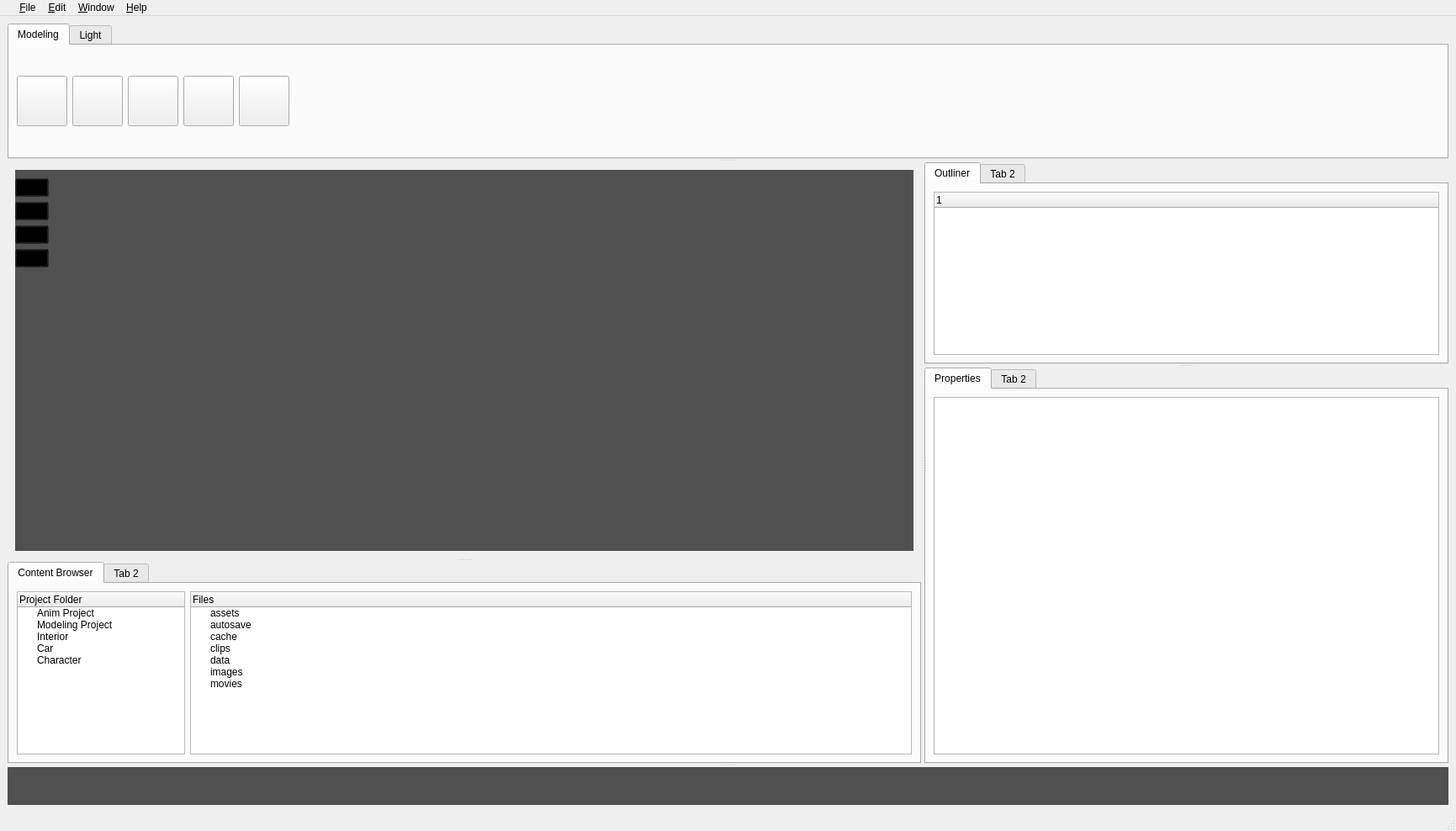
<?xml version="1.0" encoding="UTF-8"?>
<ui version="4.0">
 <class>VulkanWidget</class>
 <widget class="QMainWindow" name="VulkanWidget">
  <property name="geometry">
   <rect>
    <x>0</x>
    <y>0</y>
    <width>1731</width>
    <height>988</height>
   </rect>
  </property>
  <property name="windowTitle">
   <string>MainWindow</string>
  </property>
  <widget class="QWidget" name="centralwidget">
   <layout class="QVBoxLayout" name="verticalLayout">
    <item>
     <widget class="QSplitter" name="splitter_5">
      <property name="orientation">
       <enum>Qt::Orientation::Vertical</enum>
      </property>
      <widget class="QSplitter" name="splitter_4">
       <property name="orientation">
        <enum>Qt::Orientation::Vertical</enum>
       </property>
       <widget class="QTabWidget" name="tabWidget_3">
        <property name="sizePolicy">
         <sizepolicy hsizetype="Expanding" vsizetype="Expanding">
          <horstretch>0</horstretch>
          <verstretch>0</verstretch>
         </sizepolicy>
        </property>
        <property name="currentIndex">
         <number>0</number>
        </property>
        <widget class="QWidget" name="tab_5">
         <attribute name="title">
          <string>Modeling</string>
         </attribute>
         <layout class="QHBoxLayout" name="horizontalLayout_2">
          <item>
           <widget class="QPushButton" name="cubeButton">
            <property name="sizePolicy">
             <sizepolicy hsizetype="Fixed" vsizetype="Fixed">
              <horstretch>0</horstretch>
              <verstretch>0</verstretch>
             </sizepolicy>
            </property>
            <property name="minimumSize">
             <size>
              <width>60</width>
              <height>60</height>
             </size>
            </property>
            <property name="maximumSize">
             <size>
              <width>60</width>
              <height>60</height>
             </size>
            </property>
            <property name="text">
             <string/>
            </property>
            <property name="icon">
             <iconset resource="resources.qrc">
              <normaloff>:/icons/cube_icon.png</normaloff>:/icons/cube_icon.png</iconset>
            </property>
            <property name="iconSize">
             <size>
              <width>80</width>
              <height>80</height>
             </size>
            </property>
           </widget>
          </item>
          <item>
           <widget class="QPushButton" name="sphereButton">
            <property name="sizePolicy">
             <sizepolicy hsizetype="Fixed" vsizetype="Fixed">
              <horstretch>0</horstretch>
              <verstretch>0</verstretch>
             </sizepolicy>
            </property>
            <property name="minimumSize">
             <size>
              <width>60</width>
              <height>60</height>
             </size>
            </property>
            <property name="maximumSize">
             <size>
              <width>60</width>
              <height>60</height>
             </size>
            </property>
            <property name="text">
             <string/>
            </property>
            <property name="icon">
             <iconset resource="resources.qrc">
              <normaloff>:/icons/sphere_icon.png</normaloff>:/icons/sphere_icon.png</iconset>
            </property>
            <property name="iconSize">
             <size>
              <width>70</width>
              <height>70</height>
             </size>
            </property>
           </widget>
          </item>
          <item>
           <widget class="QPushButton" name="cylinderButton">
            <property name="sizePolicy">
             <sizepolicy hsizetype="Fixed" vsizetype="Fixed">
              <horstretch>0</horstretch>
              <verstretch>0</verstretch>
             </sizepolicy>
            </property>
            <property name="minimumSize">
             <size>
              <width>60</width>
              <height>60</height>
             </size>
            </property>
            <property name="maximumSize">
             <size>
              <width>60</width>
              <height>60</height>
             </size>
            </property>
            <property name="text">
             <string/>
            </property>
            <property name="icon">
             <iconset resource="resources.qrc">
              <normaloff>:/icons/cylinder_icon.png</normaloff>:/icons/cylinder_icon.png</iconset>
            </property>
            <property name="iconSize">
             <size>
              <width>70</width>
              <height>70</height>
             </size>
            </property>
           </widget>
          </item>
          <item>
           <widget class="QPushButton" name="pyramidButton">
            <property name="sizePolicy">
             <sizepolicy hsizetype="Fixed" vsizetype="Fixed">
              <horstretch>0</horstretch>
              <verstretch>0</verstretch>
             </sizepolicy>
            </property>
            <property name="minimumSize">
             <size>
              <width>60</width>
              <height>60</height>
             </size>
            </property>
            <property name="maximumSize">
             <size>
              <width>60</width>
              <height>60</height>
             </size>
            </property>
            <property name="text">
             <string/>
            </property>
            <property name="icon">
             <iconset resource="resources.qrc">
              <normaloff>:/icons/pyramid_icon.png</normaloff>:/icons/pyramid_icon.png</iconset>
            </property>
            <property name="iconSize">
             <size>
              <width>60</width>
              <height>60</height>
             </size>
            </property>
           </widget>
          </item>
          <item>
           <widget class="QPushButton" name="clearButton">
            <property name="sizePolicy">
             <sizepolicy hsizetype="Fixed" vsizetype="Fixed">
              <horstretch>0</horstretch>
              <verstretch>0</verstretch>
             </sizepolicy>
            </property>
            <property name="minimumSize">
             <size>
              <width>60</width>
              <height>60</height>
             </size>
            </property>
            <property name="maximumSize">
             <size>
              <width>60</width>
              <height>60</height>
             </size>
            </property>
            <property name="text">
             <string/>
            </property>
            <property name="icon">
             <iconset resource="resources.qrc">
              <normaloff>:/icons/clear_icon.png</normaloff>:/icons/clear_icon.png</iconset>
            </property>
            <property name="iconSize">
             <size>
              <width>90</width>
              <height>90</height>
             </size>
            </property>
           </widget>
          </item>
          <item>
           <spacer name="horizontalSpacer">
            <property name="orientation">
             <enum>Qt::Orientation::Horizontal</enum>
            </property>
            <property name="sizeHint" stdset="0">
             <size>
              <width>40</width>
              <height>20</height>
             </size>
            </property>
           </spacer>
          </item>
         </layout>
        </widget>
        <widget class="QWidget" name="tab_6">
         <attribute name="title">
          <string>Light</string>
         </attribute>
         <layout class="QHBoxLayout" name="horizontalLayout_3">
          <item>
           <widget class="QPushButton" name="LB1_2">
            <property name="sizePolicy">
             <sizepolicy hsizetype="Fixed" vsizetype="Fixed">
              <horstretch>0</horstretch>
              <verstretch>0</verstretch>
             </sizepolicy>
            </property>
            <property name="minimumSize">
             <size>
              <width>60</width>
              <height>60</height>
             </size>
            </property>
            <property name="maximumSize">
             <size>
              <width>60</width>
              <height>60</height>
             </size>
            </property>
            <property name="text">
             <string/>
            </property>
            <property name="icon">
             <iconset resource="resources.qrc">
              <normaloff>:/icons/cube_icon.png</normaloff>:/icons/cube_icon.png</iconset>
            </property>
            <property name="iconSize">
             <size>
              <width>80</width>
              <height>80</height>
             </size>
            </property>
           </widget>
          </item>
          <item>
           <widget class="QPushButton" name="LB1_5">
            <property name="sizePolicy">
             <sizepolicy hsizetype="Fixed" vsizetype="Fixed">
              <horstretch>0</horstretch>
              <verstretch>0</verstretch>
             </sizepolicy>
            </property>
            <property name="minimumSize">
             <size>
              <width>60</width>
              <height>60</height>
             </size>
            </property>
            <property name="maximumSize">
             <size>
              <width>60</width>
              <height>60</height>
             </size>
            </property>
            <property name="text">
             <string/>
            </property>
            <property name="icon">
             <iconset resource="resources.qrc">
              <normaloff>:/icons/sphere_icon.png</normaloff>:/icons/sphere_icon.png</iconset>
            </property>
            <property name="iconSize">
             <size>
              <width>70</width>
              <height>70</height>
             </size>
            </property>
           </widget>
          </item>
          <item>
           <widget class="QPushButton" name="LB1_3">
            <property name="sizePolicy">
             <sizepolicy hsizetype="Fixed" vsizetype="Fixed">
              <horstretch>0</horstretch>
              <verstretch>0</verstretch>
             </sizepolicy>
            </property>
            <property name="minimumSize">
             <size>
              <width>60</width>
              <height>60</height>
             </size>
            </property>
            <property name="maximumSize">
             <size>
              <width>60</width>
              <height>60</height>
             </size>
            </property>
            <property name="text">
             <string/>
            </property>
            <property name="icon">
             <iconset resource="resources.qrc">
              <normaloff>:/icons/cylinder_icon.png</normaloff>:/icons/cylinder_icon.png</iconset>
            </property>
            <property name="iconSize">
             <size>
              <width>70</width>
              <height>70</height>
             </size>
            </property>
           </widget>
          </item>
          <item>
           <widget class="QPushButton" name="LB1_4">
            <property name="sizePolicy">
             <sizepolicy hsizetype="Fixed" vsizetype="Fixed">
              <horstretch>0</horstretch>
              <verstretch>0</verstretch>
             </sizepolicy>
            </property>
            <property name="minimumSize">
             <size>
              <width>60</width>
              <height>60</height>
             </size>
            </property>
            <property name="maximumSize">
             <size>
              <width>60</width>
              <height>60</height>
             </size>
            </property>
            <property name="text">
             <string/>
            </property>
            <property name="icon">
             <iconset resource="resources.qrc">
              <normaloff>:/icons/pyramid_icon.png</normaloff>:/icons/pyramid_icon.png</iconset>
            </property>
            <property name="iconSize">
             <size>
              <width>60</width>
              <height>60</height>
             </size>
            </property>
           </widget>
          </item>
          <item>
           <widget class="QPushButton" name="LB1">
            <property name="sizePolicy">
             <sizepolicy hsizetype="Fixed" vsizetype="Fixed">
              <horstretch>0</horstretch>
              <verstretch>0</verstretch>
             </sizepolicy>
            </property>
            <property name="minimumSize">
             <size>
              <width>60</width>
              <height>60</height>
             </size>
            </property>
            <property name="maximumSize">
             <size>
              <width>60</width>
              <height>60</height>
             </size>
            </property>
            <property name="text">
             <string/>
            </property>
            <property name="icon">
             <iconset resource="resources.qrc">
              <normaloff>:/icons/clear_icon.png</normaloff>:/icons/clear_icon.png</iconset>
            </property>
            <property name="iconSize">
             <size>
              <width>90</width>
              <height>90</height>
             </size>
            </property>
           </widget>
          </item>
          <item>
           <spacer name="horizontalSpacer_2">
            <property name="orientation">
             <enum>Qt::Orientation::Horizontal</enum>
            </property>
            <property name="sizeHint" stdset="0">
             <size>
              <width>1358</width>
              <height>20</height>
             </size>
            </property>
           </spacer>
          </item>
         </layout>
        </widget>
       </widget>
       <widget class="QSplitter" name="splitter_3">
        <property name="orientation">
         <enum>Qt::Orientation::Horizontal</enum>
        </property>
        <widget class="QSplitter" name="splitter_2">
         <property name="orientation">
          <enum>Qt::Orientation::Vertical</enum>
         </property>
         <widget class="QStackedWidget" name="stackedWidget">
          <property name="sizePolicy">
           <sizepolicy hsizetype="Expanding" vsizetype="Expanding">
            <horstretch>0</horstretch>
            <verstretch>1</verstretch>
           </sizepolicy>
          </property>
          <property name="currentIndex">
           <number>0</number>
          </property>
          <widget class="QWidget" name="page_7">
           <layout class="QVBoxLayout" name="verticalLayout_3">
            <item>
             <widget class="QWidget" name="vulkanContainer" native="true">
              <property name="sizePolicy">
               <sizepolicy hsizetype="Expanding" vsizetype="Expanding">
                <horstretch>0</horstretch>
                <verstretch>1</verstretch>
               </sizepolicy>
              </property>
              <property name="minimumSize">
               <size>
                <width>0</width>
                <height>0</height>
               </size>
              </property>
              <property name="autoFillBackground">
               <bool>false</bool>
              </property>
              <property name="styleSheet">
               <string notr="true">background-color: #505050;</string>
              </property>
              <widget class="QWidget" name="overlayWidget" native="true">
               <property name="geometry">
                <rect>
                 <x>0</x>
                 <y>10</y>
                 <width>300</width>
                 <height>402</height>
                </rect>
               </property>
               <property name="sizePolicy">
                <sizepolicy hsizetype="Fixed" vsizetype="Expanding">
                 <horstretch>0</horstretch>
                 <verstretch>0</verstretch>
                </sizepolicy>
               </property>
               <property name="minimumSize">
                <size>
                 <width>300</width>
                 <height>0</height>
                </size>
               </property>
               <property name="maximumSize">
                <size>
                 <width>300</width>
                 <height>16777215</height>
                </size>
               </property>
               <property name="autoFillBackground">
                <bool>false</bool>
               </property>
               <property name="styleSheet">
                <string notr="true">background: transparent;</string>
               </property>
               <layout class="QVBoxLayout" name="verticalLayout_4">
                <item>
                 <widget class="QPushButton" name="toggleGridButton">
                  <property name="sizePolicy">
                   <sizepolicy hsizetype="Fixed" vsizetype="Fixed">
                    <horstretch>0</horstretch>
                    <verstretch>0</verstretch>
                   </sizepolicy>
                  </property>
                  <property name="maximumSize">
                   <size>
                    <width>40</width>
                    <height>40</height>
                   </size>
                  </property>
                  <property name="text">
                   <string/>
                  </property>
                  <property name="icon">
                   <iconset resource="resources.qrc">
                    <normaloff>:/icons/grid.png</normaloff>:/icons/grid.png</iconset>
                  </property>
                  <property name="iconSize">
                   <size>
                    <width>80</width>
                    <height>80</height>
                   </size>
                  </property>
                 </widget>
                </item>
                <item>
                 <widget class="QPushButton" name="translateButton">
                  <property name="sizePolicy">
                   <sizepolicy hsizetype="Fixed" vsizetype="Fixed">
                    <horstretch>0</horstretch>
                    <verstretch>0</verstretch>
                   </sizepolicy>
                  </property>
                  <property name="maximumSize">
                   <size>
                    <width>40</width>
                    <height>40</height>
                   </size>
                  </property>
                  <property name="text">
                   <string/>
                  </property>
                  <property name="icon">
                   <iconset resource="resources.qrc">
                    <normaloff>:/icons/translate.png</normaloff>:/icons/translate.png</iconset>
                  </property>
                  <property name="iconSize">
                   <size>
                    <width>70</width>
                    <height>70</height>
                   </size>
                  </property>
                 </widget>
                </item>
                <item>
                 <widget class="QPushButton" name="rotateButton">
                  <property name="sizePolicy">
                   <sizepolicy hsizetype="Fixed" vsizetype="Fixed">
                    <horstretch>0</horstretch>
                    <verstretch>0</verstretch>
                   </sizepolicy>
                  </property>
                  <property name="maximumSize">
                   <size>
                    <width>40</width>
                    <height>40</height>
                   </size>
                  </property>
                  <property name="text">
                   <string/>
                  </property>
                  <property name="icon">
                   <iconset resource="resources.qrc">
                    <normaloff>:/icons/rotate.png</normaloff>:/icons/rotate.png</iconset>
                  </property>
                  <property name="iconSize">
                   <size>
                    <width>70</width>
                    <height>70</height>
                   </size>
                  </property>
                 </widget>
                </item>
                <item>
                 <widget class="QPushButton" name="scaleButton">
                  <property name="sizePolicy">
                   <sizepolicy hsizetype="Fixed" vsizetype="Fixed">
                    <horstretch>0</horstretch>
                    <verstretch>0</verstretch>
                   </sizepolicy>
                  </property>
                  <property name="maximumSize">
                   <size>
                    <width>40</width>
                    <height>40</height>
                   </size>
                  </property>
                  <property name="text">
                   <string/>
                  </property>
                  <property name="icon">
                   <iconset resource="resources.qrc">
                    <normaloff>:/icons/scale.png</normaloff>:/icons/scale.png</iconset>
                  </property>
                  <property name="iconSize">
                   <size>
                    <width>70</width>
                    <height>70</height>
                   </size>
                  </property>
                 </widget>
                </item>
                <item>
                 <spacer name="verticalSpacer">
                  <property name="orientation">
                   <enum>Qt::Orientation::Vertical</enum>
                  </property>
                  <property name="sizeHint" stdset="0">
                   <size>
                    <width>20</width>
                    <height>338</height>
                   </size>
                  </property>
                 </spacer>
                </item>
               </layout>
              </widget>
             </widget>
            </item>
           </layout>
          </widget>
          <widget class="QWidget" name="page_8"/>
         </widget>
         <widget class="QTabWidget" name="tabWidget_4">
          <property name="sizePolicy">
           <sizepolicy hsizetype="Expanding" vsizetype="Expanding">
            <horstretch>0</horstretch>
            <verstretch>0</verstretch>
           </sizepolicy>
          </property>
          <property name="currentIndex">
           <number>0</number>
          </property>
          <widget class="QWidget" name="tab_7">
           <attribute name="title">
            <string>Content Browser</string>
           </attribute>
           <layout class="QHBoxLayout" name="horizontalLayout">
            <item>
             <widget class="QTreeWidget" name="projectTree">
              <property name="maximumSize">
               <size>
                <width>200</width>
                <height>16777215</height>
               </size>
              </property>
              <column>
               <property name="text">
                <string>Project Folder</string>
               </property>
              </column>
              <item>
               <property name="text">
                <string>Anim Project</string>
               </property>
              </item>
              <item>
               <property name="text">
                <string>Modeling Project</string>
               </property>
              </item>
              <item>
               <property name="text">
                <string>Interior</string>
               </property>
              </item>
              <item>
               <property name="text">
                <string>Car</string>
               </property>
              </item>
              <item>
               <property name="text">
                <string>Character</string>
               </property>
              </item>
             </widget>
            </item>
            <item>
             <widget class="QTreeWidget" name="filesTree">
              <property name="sizePolicy">
               <sizepolicy hsizetype="Expanding" vsizetype="Expanding">
                <horstretch>0</horstretch>
                <verstretch>0</verstretch>
               </sizepolicy>
              </property>
              <column>
               <property name="text">
                <string>Files</string>
               </property>
              </column>
              <item>
               <property name="text">
                <string>assets</string>
               </property>
              </item>
              <item>
               <property name="text">
                <string>autosave</string>
               </property>
              </item>
              <item>
               <property name="text">
                <string>cache</string>
               </property>
              </item>
              <item>
               <property name="text">
                <string>clips</string>
               </property>
              </item>
              <item>
               <property name="text">
                <string>data</string>
               </property>
              </item>
              <item>
               <property name="text">
                <string>images</string>
               </property>
              </item>
              <item>
               <property name="text">
                <string>movies</string>
               </property>
              </item>
             </widget>
            </item>
           </layout>
          </widget>
          <widget class="QWidget" name="tab_8">
           <attribute name="title">
            <string>Tab 2</string>
           </attribute>
          </widget>
         </widget>
        </widget>
        <widget class="QSplitter" name="splitter">
         <property name="orientation">
          <enum>Qt::Orientation::Vertical</enum>
         </property>
         <widget class="QTabWidget" name="tabWidget">
          <property name="sizePolicy">
           <sizepolicy hsizetype="Expanding" vsizetype="Expanding">
            <horstretch>0</horstretch>
            <verstretch>0</verstretch>
           </sizepolicy>
          </property>
          <property name="currentIndex">
           <number>0</number>
          </property>
          <widget class="QWidget" name="Outliner">
           <attribute name="title">
            <string>Outliner</string>
           </attribute>
           <layout class="QVBoxLayout" name="verticalLayout_2">
            <item>
             <widget class="QTreeWidget" name="outlinerTree">
              <column>
               <property name="text">
                <string notr="true">1</string>
               </property>
              </column>
             </widget>
            </item>
           </layout>
          </widget>
          <widget class="QWidget" name="tab_2">
           <attribute name="title">
            <string>Tab 2</string>
           </attribute>
          </widget>
         </widget>
         <widget class="QTabWidget" name="tabWidget_2">
          <property name="sizePolicy">
           <sizepolicy hsizetype="Expanding" vsizetype="MinimumExpanding">
            <horstretch>1</horstretch>
            <verstretch>1</verstretch>
           </sizepolicy>
          </property>
          <property name="currentIndex">
           <number>0</number>
          </property>
          <widget class="QWidget" name="tab_3">
           <attribute name="title">
            <string>Properties</string>
           </attribute>
           <layout class="QVBoxLayout" name="verticalLayout_5">
            <item>
             <widget class="QTreeWidget" name="propertiesTree">
              <property name="headerHidden">
               <bool>true</bool>
              </property>
              <column>
               <property name="text">
                <string notr="true">1</string>
               </property>
              </column>
             </widget>
            </item>
           </layout>
          </widget>
          <widget class="QWidget" name="tab_4">
           <attribute name="title">
            <string>Tab 2</string>
           </attribute>
          </widget>
         </widget>
        </widget>
       </widget>
      </widget>
      <widget class="QWidget" name="widget" native="true">
       <property name="sizePolicy">
        <sizepolicy hsizetype="Preferred" vsizetype="Preferred">
         <horstretch>0</horstretch>
         <verstretch>0</verstretch>
        </sizepolicy>
       </property>
       <property name="styleSheet">
        <string notr="true">background-color: #505050;</string>
       </property>
      </widget>
     </widget>
    </item>
   </layout>
  </widget>
  <widget class="QMenuBar" name="menubar">
   <property name="geometry">
    <rect>
     <x>0</x>
     <y>0</y>
     <width>1731</width>
     <height>21</height>
    </rect>
   </property>
   <widget class="QMenu" name="menuInteractive_UI">
    <property name="title">
     <string>&amp;File</string>
    </property>
    <addaction name="actionNew_Project"/>
    <addaction name="actionOpen_Project"/>
    <addaction name="actionMeow_Meow"/>
   </widget>
   <widget class="QMenu" name="menu_Edit">
    <property name="title">
     <string>&amp;Edit</string>
    </property>
   </widget>
   <widget class="QMenu" name="menu_Window">
    <property name="title">
     <string>&amp;Window</string>
    </property>
    <addaction name="actionChange_Grid_Background"/>
   </widget>
   <widget class="QMenu" name="menu_Help">
    <property name="title">
     <string>&amp;Help</string>
    </property>
   </widget>
   <widget class="QMenu" name="menuHome">
    <property name="enabled">
     <bool>false</bool>
    </property>
    <property name="title">
     <string/>
    </property>
    <property name="icon">
     <iconset>
      <normaloff>:/icons/icons/logo.png</normaloff>:/icons/icons/logo.png</iconset>
    </property>
   </widget>
   <addaction name="menuHome"/>
   <addaction name="menuInteractive_UI"/>
   <addaction name="menu_Edit"/>
   <addaction name="menu_Window"/>
   <addaction name="menu_Help"/>
  </widget>
  <widget class="QStatusBar" name="statusbar"/>
  <action name="actionNew_Project">
   <property name="text">
    <string>New Project</string>
   </property>
   <property name="shortcut">
    <string>Alt+N</string>
   </property>
  </action>
  <action name="actionOpen_Project">
   <property name="text">
    <string>Open Project</string>
   </property>
  </action>
  <action name="actionMeow_Meow">
   <property name="text">
    <string>Meow Meow</string>
   </property>
  </action>
  <action name="actionChange_Grid_Background">
   <property name="text">
    <string>Change Grid Background</string>
   </property>
  </action>
 </widget>
 <resources>
  <include location="resources.qrc"/>
 </resources>
 <connections/>
</ui>
